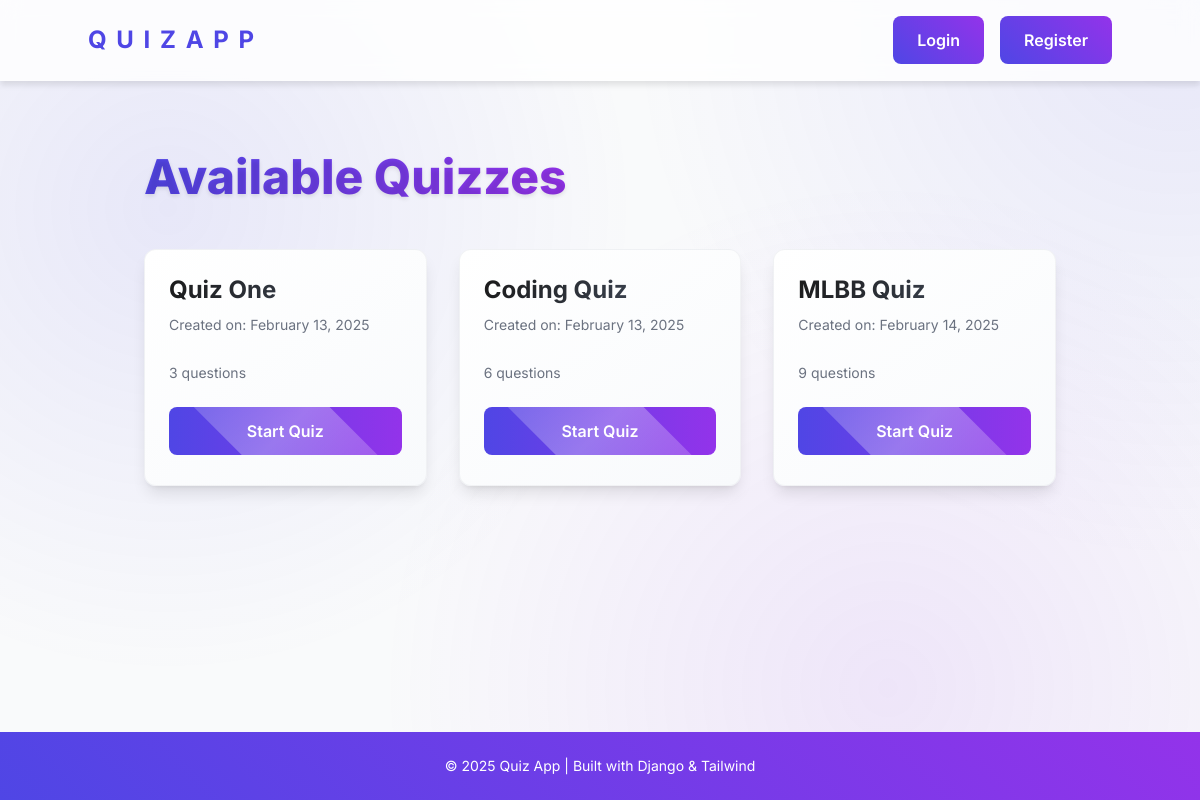
/, run on an earlier commit of the app's database.
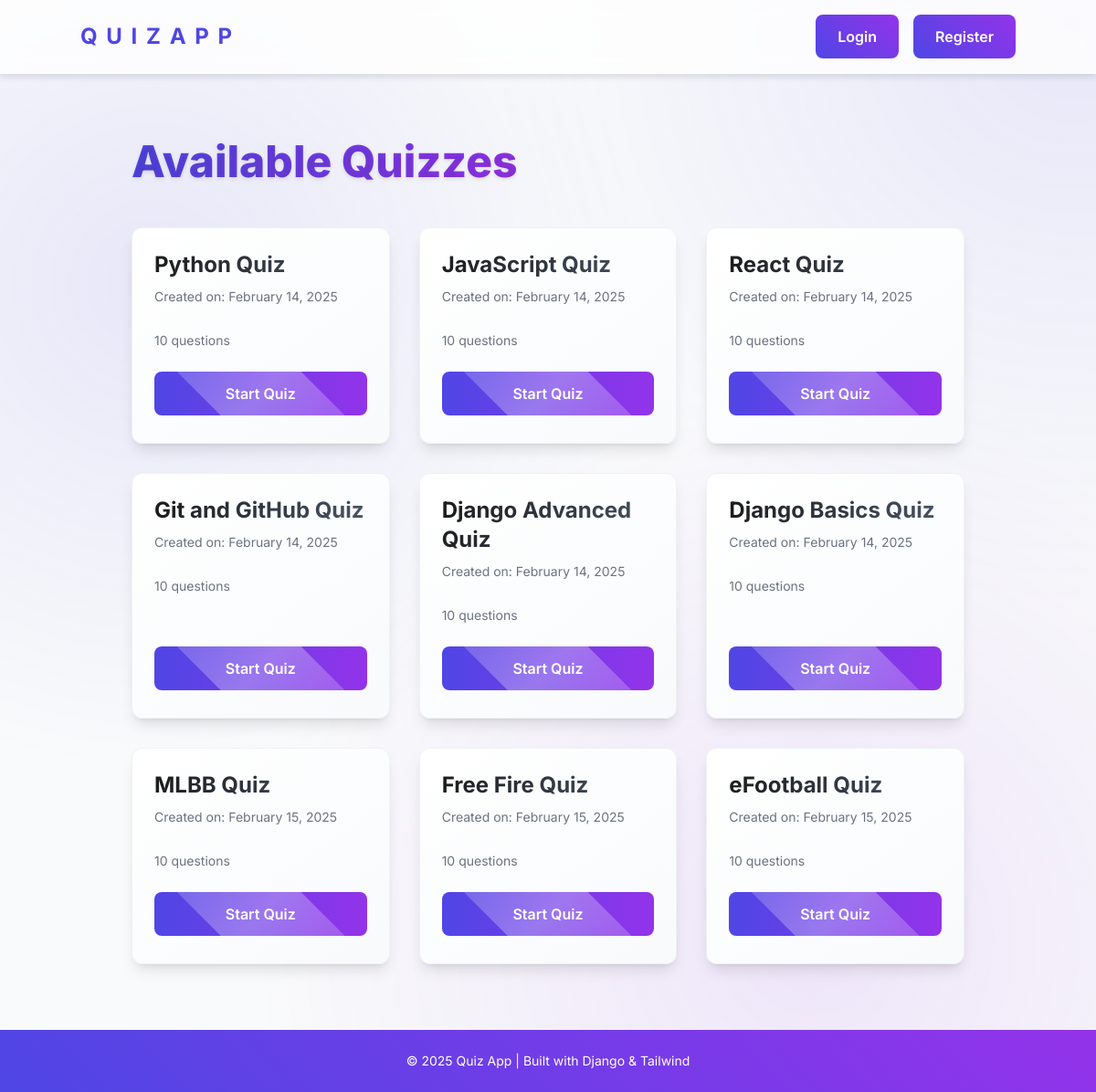
And on a later commit of the database.
### quiz/models.py (models this page shows, shortened)
class Quiz(models.Model):
    title = models.CharField(max_length=200)
    category = models.ForeignKey(Category, on_delete=models.SET_NULL, null=True, related_name="quizzes")
    difficulty = models.ForeignKey(DifficultyLevel, on_delete=models.SET_NULL, null=True, related_name="quizzes")
    created_at = models.DateTimeField(auto_now_add=True)

### quiz/views.py (the view)
# urls.py: path("", views.quiz_list, name="quiz_list"),
def quiz_list(request):
    category_filter = request.GET.get('category')
    difficulty_filter = request.GET.get('difficulty')
    quizzes = Quiz.objects.all()
    if category_filter:
        quizzes = quizzes.filter(category__name=category_filter)
    if difficulty_filter:
        quizzes = quizzes.filter(difficulty__level=difficulty_filter)
    categories = Category.objects.all()
    difficulty_levels = DifficultyLevel.objects.all()
    context = {
        "quizzes": quizzes,
        "categories": categories,
        "difficulty_levels": difficulty_levels,
        "selected_category": category_filter,
        "selected_difficulty": difficulty_filter,
    }
    return render(request, "quiz/quiz_list.html", context)

### quiz/templates/quiz/quiz_list.html (shortened to what this page needs)
{% extends "layout.html" %}
{% block content %}
<div class="max-w-6xl mx-auto px-4 sm:px-6 lg:px-8 py-12">
    <h1 class="page-title text-5xl font-extrabold text-center mb-12">Available Quizzes</h1>
    {% if quizzes %}
        <div class="grid grid-cols-1 md:grid-cols-2 lg:grid-cols-3 gap-8">
            {% for quiz in quizzes %}
                <div class="quiz-card rounded-xl shadow-lg p-6">
                    <div class="card-content">
                        <div class="card-header">
                            <h2 class="text-2xl font-bold mb-2">{{ quiz.title }}</h2>
                            <div class="card-metadata">
                                <span>Created on: {{ quiz.created_at|date:"F d, Y" }}</span>
                            </div>
                        </div>
                        <div class="card-body">
                            {% if quiz.questions.count %}
                                <p class="text-sm text-gray-500 mt-3">
                                    <span>{{ quiz.questions.count }} questions</span>
                                </p>
                            {% endif %}
                        </div>
                        <div class="card-footer">
                            <a href="{% url 'take_quiz' quiz.id %}"
                               class="gradient-button inline-block text-white px-6 py-3 rounded-lg font-semibold transition-all">
                                Start Quiz
                            </a>
                        </div>
                    </div>
                </div>
            {% endfor %}
        </div>
    {% endif %}
</div>
{% endblock %}

### quiz/templates/layout.html (shortened to what this page needs)
{% load static tailwind_tags %}
<!DOCTYPE html>
<html lang="en">
<head>
    {% tailwind_css %}
</head>
<body class="min-h-screen flex flex-col">
    <div class="animated-bg"></div>
    <div class="floating-dots" id="floatingDots"></div>
    <nav class="glass-nav sticky top-0 z-50 py-4 px-6">
        <div class="container mx-auto flex justify-between items-center">
            <a href="/" class="logo-modern font-bold text-2xl">
                <span style="--i:1">Q</span>
                <span style="--i:2">u</span>
                <span style="--i:3">i</span>
                <span style="--i:4">z</span>
                <span style="--i:5">A</span>
                <span style="--i:6">p</span>
                <span style="--i:7">p</span>
            </a>
            <div class="flex items-center space-x-4">
                {% if user.is_authenticated %}
                    <div class="flex items-center bg-white shadow-md rounded-lg p-3">
                        <svg xmlns="http://www.w3.org/2000/svg" class="h-6 w-6 text-indigo-600 mr-2" fill="none" viewBox="0 0 24 24" stroke="currentColor">
                            <path stroke-linecap="round" stroke-linejoin="round" stroke-width="2" d="M12 14c-4.418 0-8-3.582-8-8s3.582-8 8-8 8 3.582 8 8-3.582 8-8 8zm0 0c4.418 0 8 3.582 8 8s-3.582 8-8 8-8-3.582-8-8 3.582-8 8-8z" />
                        </svg>
                        <span class="text-lg font-semibold text-gray-800">Hello, {{ user.username }}</span>
                    </div>
                    <a href="{% url 'quiz_history' %}" class="btn-modern">Quiz History</a>
                    <a href="{% url 'leaderboard' %}" class="btn-modern">Leaderboard</a>
                    <form action="{% url 'logout' %}" method="POST" class="inline">
                        {% csrf_token %}
                        <button type="submit" class="btn-modern ">
                            Logout
                        </button>
                    </form>
                {% else %}
                    <a href="{% url 'login' %}" class="btn-modern">
                        Login
                    </a>
                    <a href="{% url 'register' %}" class="btn-modern">
                        Register
                    </a>
                {% endif %}
            </div>
        </div>
    </nav>
    <main class="container mx-auto p-6 flex-grow z-10">
        {% block content %}{% endblock %}
    </main>
    <footer>
        <div class="container mx-auto">
            <p class="text-sm text-center">&copy; 2025 Quiz App | Built with Django & Tailwind</p>
        </div>
    </footer>
</body>
</html>

### quiz/templates/layout.html (style rules this page uses)
body { font-family: 'Inter', sans-serif; background-color: #f9fafb; color: #1e293b; }
:root { --gradient-start: #4f46e5; --gradient-end: #9333ea; --button-shadow: rgba(79, 70, 229, 0.4); --glass-bg: rgba(255, 255, 255, 0.8); }
.glass-nav { background: var(--glass-bg); backdrop-filter: blur(10px); -webkit-backdrop-filter: blur(10px); border-bottom: 1px solid rgba(255, 255, 255, 0.2); box-shadow: 0 4px 6px rgba(0, 0, 0, 0.1); }
.animated-bg { position: fixed; top: 0; left: 0; width: 100%; height: 100%; z-index: -1; overflow: hidden; }
.animated-bg::before { content: ''; position: absolute; top: -10%; left: -10%; width: 120%; height: 120%; background: radial-gradient(circle at 20% 30%, rgba(79, 70, 229, 0.1) 0%, transparent 35%), radial-gradient(circle at 70% 80%, rgba(147, 51, 234, 0.1) 0%, transparent 40%), radial-gradient(circle at 90% 10%, rgba(79, 70, 229, 0.1) 0%, transparent 35%); animation: bgMove 30s infinite alternate ease-in-out; }
.floating-dots { position: absolute; width: 100%; height: 100%; top: 0; left: 0; z-index: -1; overflow: hidden; }
.btn-modern { position: relative; isolation: isolate; overflow: hidden; transition: all 0.5s; background: linear-gradient(45deg, var(--gradient-start), var(--gradient-end)); color: white; border: none; padding: 0.75rem 1.5rem; border-radius: 0.5rem; font-weight: 600; text-align: center; }
.logo-modern { position: relative; display: inline-block; text-transform: uppercase; letter-spacing: 2px; color: var(--gradient-start); font-weight: 700; }
.logo-modern span { display: inline-block; animation: wavyText 2s infinite; animation-delay: calc(0.1s * var(--i)); }
main { animation: pageEnter 0.8s ease-out forwards; }
footer { position: relative; overflow: hidden; background: linear-gradient(45deg, var(--gradient-start), var(--gradient-end)); color: white; padding: 1.5rem; margin-top: auto; }

### quiz/templates/quiz/quiz_list.html (style rules this page uses)
.floating-cards { animation: floatingCards 3s ease-in-out infinite; }
.page-title { animation: fadeInUp 0.8s ease-out; background-size: 200% auto; background-image: linear-gradient(120deg, #4f46e5, #9333ea, #4f46e5); -webkit-background-clip: text; background-clip: text; color: transparent; position: relative; display: inline-block; text-shadow: 0px 2px 4px rgba(0, 0, 0, 0.1); animation: gradientFlow 3s infinite alternate; }
.quiz-card { animation: fadeInUp 0.8s ease-out; animation-fill-mode: both; transition: all 0.3s cubic-bezier(0.4, 0, 0.2, 1); background: linear-gradient(145deg, #ffffff, #f8fafc); border: 1px solid rgba(229, 231, 235, 0.5); position: relative; overflow: hidden; z-index: 1; }
.quiz-card::before { content: ''; position: absolute; top: 0; left: 0; right: 0; height: 4px; background: linear-gradient(90deg, #4f46e5, #9333ea); transform: scaleX(0); transition: transform 0.3s ease; z-index: 2; }
.quiz-card::after { content: ''; position: absolute; inset: 0; background: linear-gradient(135deg, rgba(79, 70, 229, 0.1), rgba(147, 51, 234, 0.1)); opacity: 0; transition: opacity 0.3s ease; z-index: -1; }
.card-content { display: flex; flex-direction: column; height: 100%; justify-content: space-between; }
.card-header { margin-bottom: 1rem; }
.card-body { flex: 1; }
.card-footer { margin-top: 1.5rem; }
.gradient-button { background: linear-gradient(90deg, #4f46e5, #9333ea, #4f46e5); background-size: 200% auto; transition: all 0.3s ease; position: relative; overflow: hidden; width: 100%; text-align: center; }
.gradient-button::after { content: ''; position: absolute; top: -50%; left: -50%; width: 200%; height: 200%; background: linear-gradient( to right, rgba(255, 255, 255, 0) 0%, rgba(255, 255, 255, 0.3) 50%, rgba(255, 255, 255, 0) 100% ); transform: rotate(45deg); animation: shimmer 3s infinite; pointer-events: none; }
.quiz-card h2 { background: linear-gradient(120deg, #1a1a1a, #4a5568); -webkit-background-clip: text; background-clip: text; color: transparent; transition: all 0.3s ease; }
.card-metadata { display: flex; align-items: center; color: #6b7280; font-size: 0.875rem; }
.quiz-card:nth-child(1) { animation-delay: 0.1s; }
.quiz-card:nth-child(2) { animation-delay: 0.2s; }
.quiz-card:nth-child(3) { animation-delay: 0.3s; }
.quiz-card:nth-child(4) { animation-delay: 0.4s; }
.quiz-card:nth-child(5) { animation-delay: 0.5s; }
.quiz-card:nth-child(6) { animation-delay: 0.6s; }
.quiz-card:nth-child(7) { animation-delay: 0.7s; }
.quiz-card:nth-child(8) { animation-delay: 0.8s; }
.quiz-card:nth-child(9) { animation-delay: 0.9s; }

What changed in the data, as far as the page shows it:
removed Quiz: created_at "February 13, 2025", questions.count "3"
removed Quiz: created_at "February 13, 2025", questions.count "6"
removed Quiz: created_at "February 14, 2025", questions.count "9"
added Quiz: created_at "February 14, 2025", questions.count "10"
added Quiz: created_at "February 14, 2025", questions.count "10"
added Quiz: created_at "February 14, 2025", questions.count "10"
added Quiz: created_at "February 14, 2025", questions.count "10"
added Quiz: created_at "February 14, 2025", questions.count "10"
added Quiz: created_at "February 14, 2025", questions.count "10"
added Quiz: created_at "February 15, 2025", questions.count "10"
added Quiz: created_at "February 15, 2025", questions.count "10"
added Quiz: created_at "February 15, 2025", questions.count "10"
